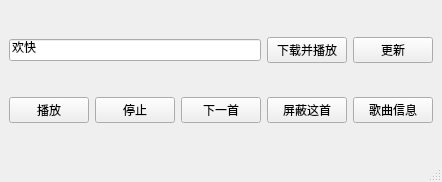
<?xml version="1.0" encoding="UTF-8"?>
<ui version="4.0">
 <class>MainWindow</class>
 <widget class="QMainWindow" name="MainWindow">
  <property name="geometry">
   <rect>
    <x>0</x>
    <y>0</y>
    <width>419</width>
    <height>182</height>
   </rect>
  </property>
  <property name="windowTitle">
   <string>MainWindow</string>
  </property>
  <widget class="QWidget" name="centralwidget">
   <layout class="QVBoxLayout" name="verticalLayout">
    <item>
     <layout class="QHBoxLayout" name="horizontalLayout">
      <item>
       <widget class="QLineEdit" name="lineEdit">
        <property name="text">
         <string>欢快</string>
        </property>
        <property name="placeholderText">
         <string>输入音乐类型</string>
        </property>
       </widget>
      </item>
      <item>
       <widget class="QPushButton" name="pushButton">
        <property name="text">
         <string>下载并播放</string>
        </property>
       </widget>
      </item>
      <item>
       <widget class="QPushButton" name="pushButton_7">
        <property name="text">
         <string>更新</string>
        </property>
       </widget>
      </item>
     </layout>
    </item>
    <item>
     <layout class="QHBoxLayout" name="horizontalLayout_2">
      <item>
       <widget class="QPushButton" name="pushButton_6">
        <property name="text">
         <string>播放</string>
        </property>
       </widget>
      </item>
      <item>
       <widget class="QPushButton" name="pushButton_2">
        <property name="text">
         <string>停止</string>
        </property>
       </widget>
      </item>
      <item>
       <widget class="QPushButton" name="pushButton_3">
        <property name="text">
         <string>下一首</string>
        </property>
       </widget>
      </item>
      <item>
       <widget class="QPushButton" name="pushButton_5">
        <property name="text">
         <string>屏蔽这首</string>
        </property>
       </widget>
      </item>
      <item>
       <widget class="QPushButton" name="pushButton_4">
        <property name="text">
         <string>歌曲信息</string>
        </property>
       </widget>
      </item>
     </layout>
    </item>
   </layout>
  </widget>
  <widget class="QMenuBar" name="menubar">
   <property name="geometry">
    <rect>
     <x>0</x>
     <y>0</y>
     <width>419</width>
     <height>23</height>
    </rect>
   </property>
  </widget>
  <widget class="QStatusBar" name="statusbar"/>
 </widget>
 <resources/>
 <connections/>
</ui>
